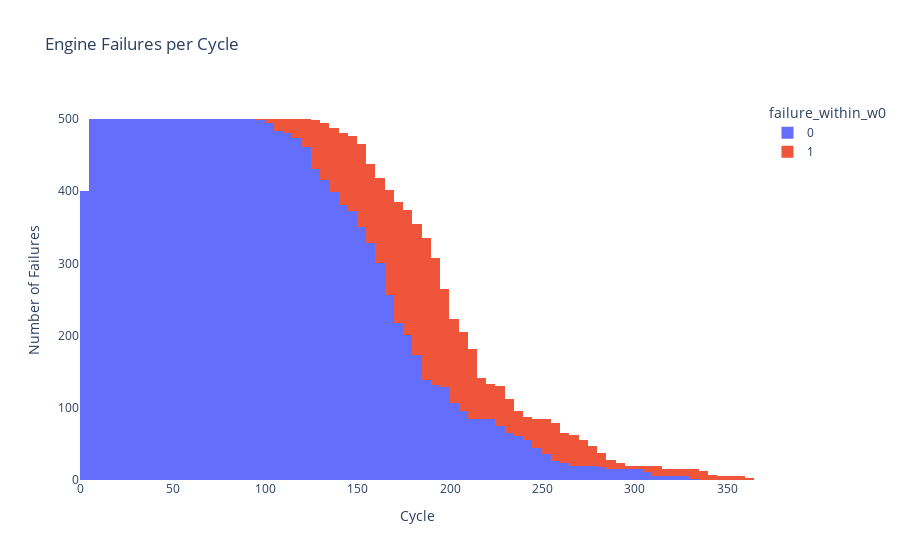

Notebook code cell kept with this figure:
### Markdown cell above
## Engine Failure Count (How Many Engines Fail and When)

### Code cell
fig = px.histogram(train_df, x='cycle', color='failure_within_w0', 
                   title='Engine Failures per Cycle', 
                   labels={'failure_within_w1': 'Failure Status', 'cycle': 'Cycle'})
fig.update_layout(
    xaxis_title='Cycle',
    yaxis_title='Number of Failures',
    barmode='stack',  # Stack bars to differentiate failure/non-failure
    plot_bgcolor='white'
)
fig.show()

### Figure 1 — Plotly figure (JSON) as saved in the notebook; plotly's stock layout.template omitted (floating-point values rounded to 4 significant figures; data arrays with more than 128 entries replaced by an {"elided": "..."} marker saying what was removed)
{"data": [{"bingroup": "x", "hovertemplate": "failure_within_w0=0<br>Cycle=%{x}<br>count=%{y}<extra></extra>", "legendgroup": "0", "marker": {"color": "#636efa", "pattern": {"shape": ""}}, "name": "0", "orientation": "v", "showlegend": true, "type": "histogram", "x": {"elided": "17531 int values"}, "xaxis": "x", "yaxis": "y"}, {"bingroup": "x", "hovertemplate": "failure_within_w0=1<br>Cycle=%{x}<br>count=%{y}<extra></extra>", "legendgroup": "1", "marker": {"color": "#EF553B", "pattern": {"shape": ""}}, "name": "1", "orientation": "v", "showlegend": true, "type": "histogram", "x": {"elided": "3100 int values"}, "xaxis": "x", "yaxis": "y"}], "layout": {"barmode": "stack", "legend": {"title": {"text": "failure_within_w0"}, "tracegroupgap": 0}, "plot_bgcolor": "white", "title": {"text": "Engine Failures per Cycle"}, "xaxis": {"anchor": "y", "domain": [0, 1], "title": {"text": "Cycle"}}, "yaxis": {"anchor": "x", "domain": [0, 1], "title": {"text": "Number of Failures"}}}}
